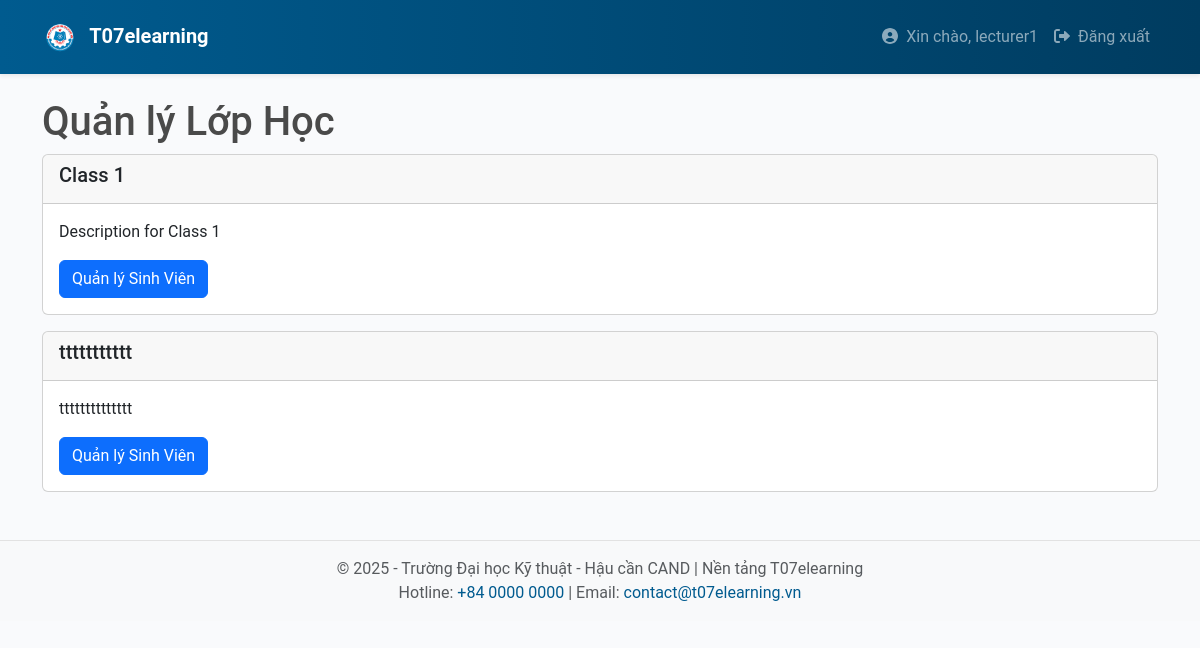
Before: /lecturer/dashboard (signed in) with the older database file.
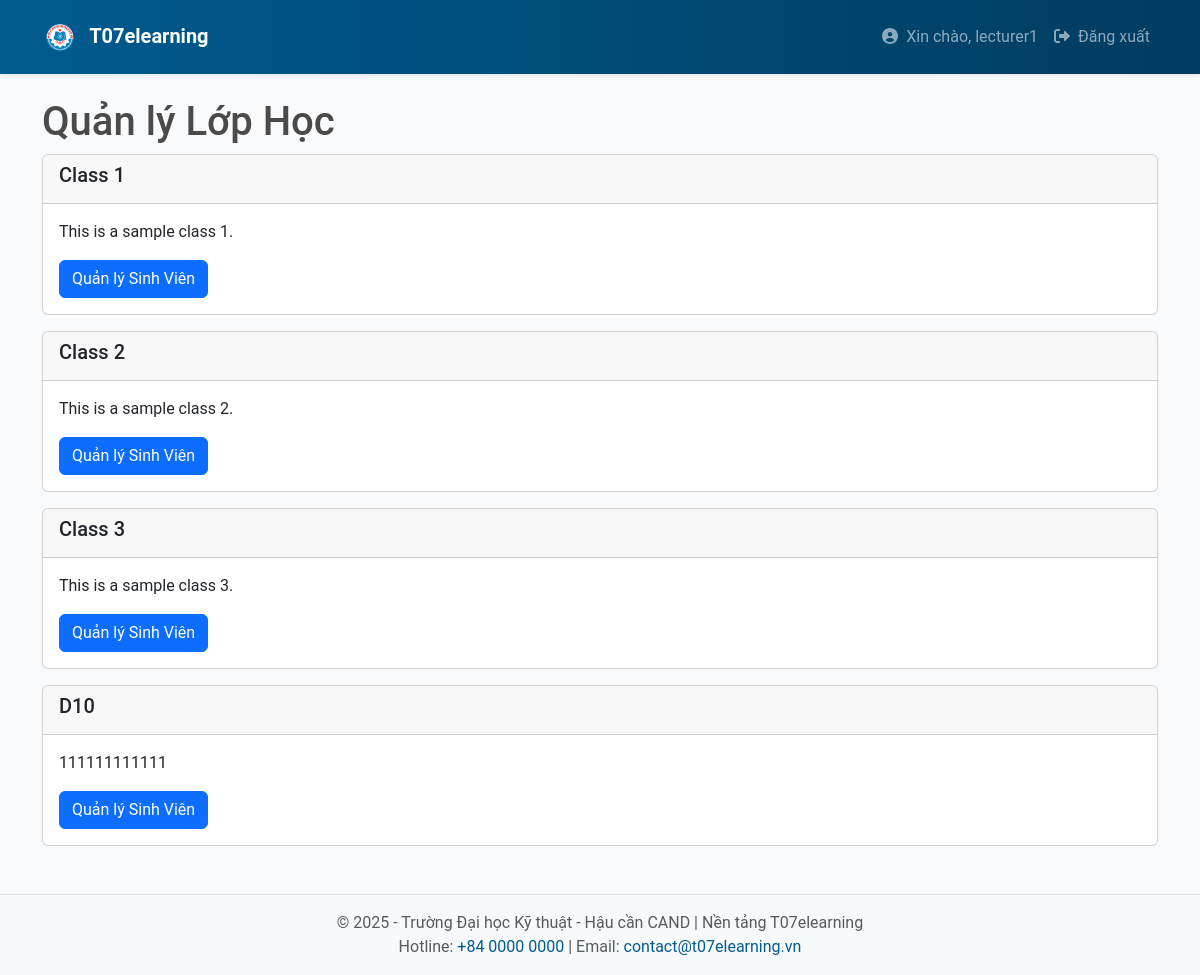
After: the same page with the newer database file.
### app/models.py (models this page shows, shortened)
class User(UserMixin, db.Model):
    __tablename__ = 'users'
    id = db.Column(db.Integer, primary_key=True)
    username = db.Column(db.String(64), unique=True, nullable=False)
    email = db.Column(db.String(120), unique=True, nullable=False)
    password_hash = db.Column(db.String(128), nullable=False)
    registered_on = db.Column(db.DateTime, default=datetime.utcnow)
    last_seen = db.Column(db.DateTime, default=datetime.utcnow, onupdate=datetime.utcnow)
    roles = db.relationship('Role', secondary='user_roles', back_populates='users')
    courses = db.relationship('Course', backref='lecturer', lazy='dynamic')
    enrollments = db.relationship('Enrollment', backref='student', lazy='dynamic')
    submissions = db.relationship('Submission', backref='student', lazy='dynamic')
    notifications = db.relationship('Notification', backref='user', lazy='dynamic')
    def is_lecturer(self):
        return any(role.name == 'lecturer' for role in self.roles)

class Class(db.Model):
    __tablename__ = 'classes'
    id = db.Column(db.Integer, primary_key=True)
    name = db.Column(db.String(128), nullable=False)
    description = db.Column(db.Text, nullable=True)
    created_on = db.Column(db.DateTime, default=datetime.utcnow)
    enrollments = db.relationship('Enrollment', back_populates='class_')
    assignments = db.relationship('Assignment', backref='class', lazy='dynamic')

### app/lecturer/routes.py (the view)
@bp.route('/dashboard', methods=['GET', 'POST'])
@login_required
def dashboard():
    if not current_user.is_lecturer():
        flash('Bạn không có quyền truy cập trang này.')
        return redirect(url_for('main.index'))
    classes = Class.query.all()
    return render_template('lecturer/dashboard.html', classes=classes)

### app/templates/lecturer/dashboard.html
{% extends "base.html" %}
{% block content %}
<h1>Quản lý Lớp Học</h1>
{% for class_ in classes %}
<div class="card mb-3">
    <div class="card-header">
        <h5>{{ class_.name }}</h5>
    </div>
    <div class="card-body">
        <p>{{ class_.description }}</p>
        <a href="{{ url_for('lecturer.manage_class', class_id=class_.id) }}" class="btn btn-primary">Quản lý Sinh Viên</a>
    </div>
</div>
{% endfor %}
{% endblock %}

### app/templates/base.html (shortened to what this page needs)
<!DOCTYPE html>
<html lang="vi">
<head>
  <link rel="stylesheet" href="https://cdn.jsdelivr.net/npm/bootstrap@5.3.0/dist/css/bootstrap.min.css">
  <link rel="stylesheet" href="{{ url_for('static', filename='css/main.css') }}">
</head>
<body>
  <nav class="navbar navbar-expand-lg navbar-dark bg-t07 py-3 shadow-sm">
    <div class="container">
      <a class="navbar-brand fw-bold" href="{{ url_for('main.index') }}">
        <img src="{{ url_for('static', filename='images/logo.png') }}" alt="T07 Logo" height="30" class="me-2">
        T07elearning
      </a>
      <div class="collapse navbar-collapse" id="mainNav">
        <ul class="navbar-nav ms-auto">
          {% if current_user.is_authenticated %}
            <li class="nav-item">
              <a class="nav-link" href="#">
                <i class="fas fa-user-circle me-1"></i> Xin chào, {{ current_user.username }}
              </a>
            </li>
            <li class="nav-item">
              <a class="nav-link" href="{{ url_for('auth.logout') }}">
                <i class="fas fa-sign-out-alt me-1"></i> Đăng xuất
              </a>
            </li>
          {% endif %}
        </ul>
      </div>
    </div>
  </nav>
  <div class="container my-4">
    {% block content %}
    {% endblock %}
  </div>
  <footer class="bg-light py-3 footer-t07 mt-5">
    <div class="container text-center text-muted">
      <p class="mb-0">&copy; 2025 - Trường Đại học Kỹ thuật - Hậu cần CAND | Nền tảng T07elearning</p>
      <p class="mb-0">Hotline: <a href="tel:+8400000000">+84 0000 0000</a> | Email: <a href="mailto:contact@t07elearning.vn">contact@t07elearning.vn</a></p>
    </div>
  </footer>
</body>
</html>

### app/static/css/main.css (style rules this page uses)
* { box-sizing: border-box; }
body { font-family: "Roboto", sans-serif; background-color: #f9fafc; color: #4a4a4a; }
.bg-t07 { background: linear-gradient(90deg, #005b8f 0%, #003c60 100%); }
.footer-t07 { border-top: 1px solid #e2e2e2; }
.footer-t07 a { color: #005b8f; text-decoration: none; }

Changed rows visible on the page:
removed Class: name "ttttttttttt", description "tttttttttttttt"
changed Class "Class 1": description "Description for Class 1" → "This is a sample class 1."
added Class: name "Class 2", description "This is a sample class 2."
added Class: name "Class 3", description "This is a sample class 3."
added Class: name "D10", description "111111111111"
